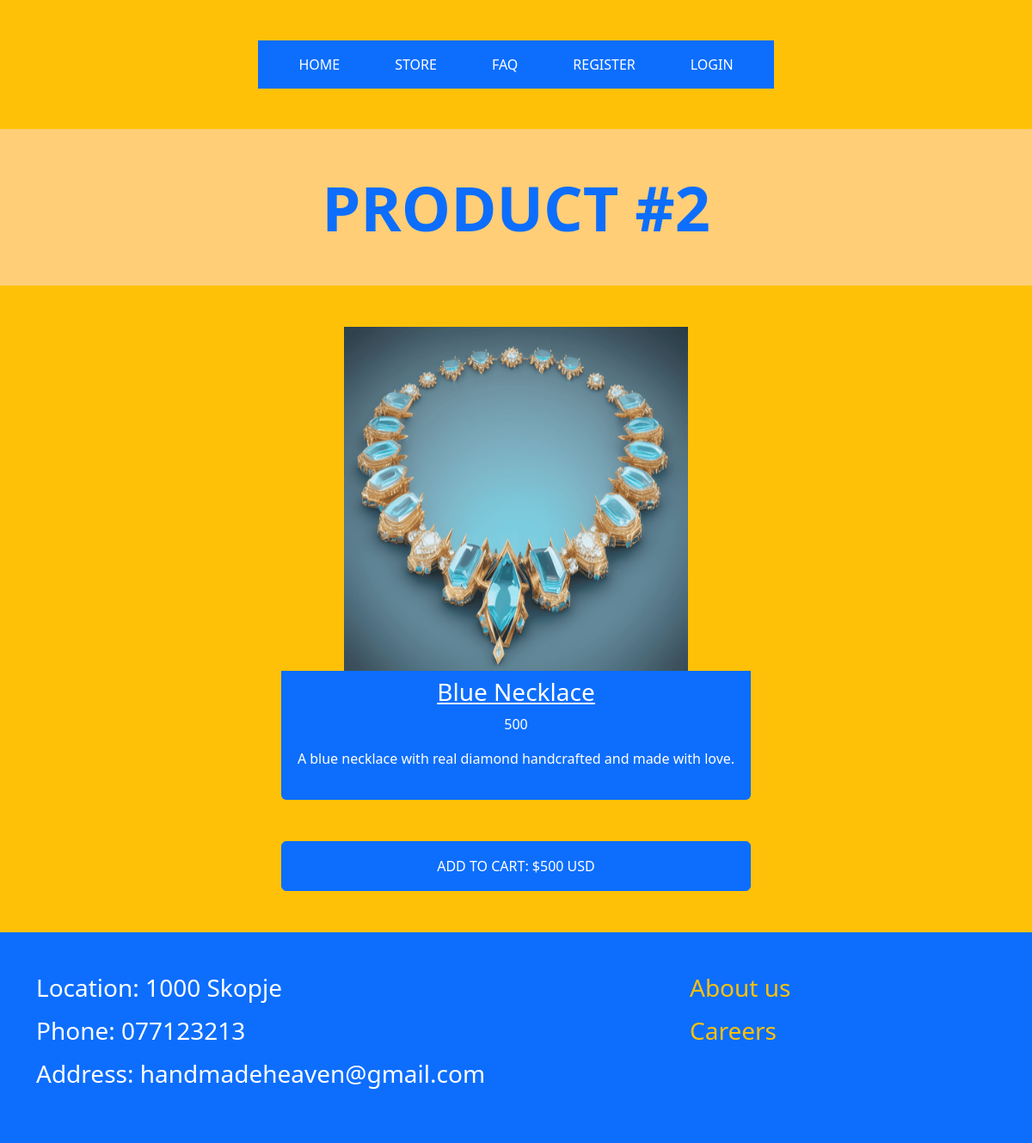
Page /jewerly/2/ on the committed database.
### jewerly/models.py (models this page shows, shortened)
class Jewerly(models.Model):
    type_choices = [('Love themed', 'Love themed'),
                         ('Religious', 'Religious'),
                         ('Nature', 'Nature'),
                         ('Other', 'Other')]
    name = models.CharField(max_length=50)
    price = models.IntegerField()
    image = models.ImageField(upload_to='images/')
    description = models.TextField()
    exclusive = models.BooleanField()
    type = models.CharField(max_length=255, choices=type_choices)

### jewerly/views.py (the view, shortened to what this page needs)
# urls.py: path('jewerly/<int:pk>/', jewerly_details, name="jewerly_details"),
def jewerly_details(request, pk):
    jewerly = get_object_or_404(Jewerly, pk=pk)
    return render(request, 'jewerly_details.html', context={
        'jewerly': jewerly
    })

### templates/jewerly_details.html (shortened to what this page needs)
{% extends 'base.html' %}
{% block content %}
    <div style="background-color: #ffce77">
        <div class="container">
            <h1 class="display-2 mb-0 pb-5 pt-5 text-center text-primary fw-bold text-uppercase">Product #{{ jewerly.id }}</h1>
        </div>
    </div>
    <div class="bg-warning pt-5">
        <div class="container">
            <div class="row justify-content-center">
                <div class="col-md-6 d-flex align-items-center mb-5">
                    <div class="card border-0 bg-primary text-white text-center w-100" style="height: 550px">
                        <div class="d-flex justify-content-center bg-warning mb-2">
                            <img src="{{ MEDIA_URL }}{{ jewerly.image.url }}" alt="" class="img-fluid"
                                 style="height: 400px; width: 400px">
                        </div>
                        <h3><a href="{% url 'jewerly_details' jewerly.id %}" class="text-white">{{ jewerly.name }}</a>
                        </h3>
                        <p>{{ jewerly.price }}</p>
                        <p>{{ jewerly.description }}</p>
                    </div>
                </div>
            </div>
            <div class="row justify-content-center">
                <div class="col-md-6 d-flex align-items-center mb-5">
                        <form class="w-100" method="post">
                            <button type="submit" class="btn btn-primary text-white text-uppercase w-100 text-center pt-3 pb-3">Add to cart: ${{ jewerly.price }} USD</button>
                        </form>
                </div>
            </div>
        </div>
    </div>
{% endblock %}

### rows in the picture
Jewerly: id "2", image (picture), name "Blue Necklace", price "500", description "A blue necklace with real diamond handcrafted and made with love."
